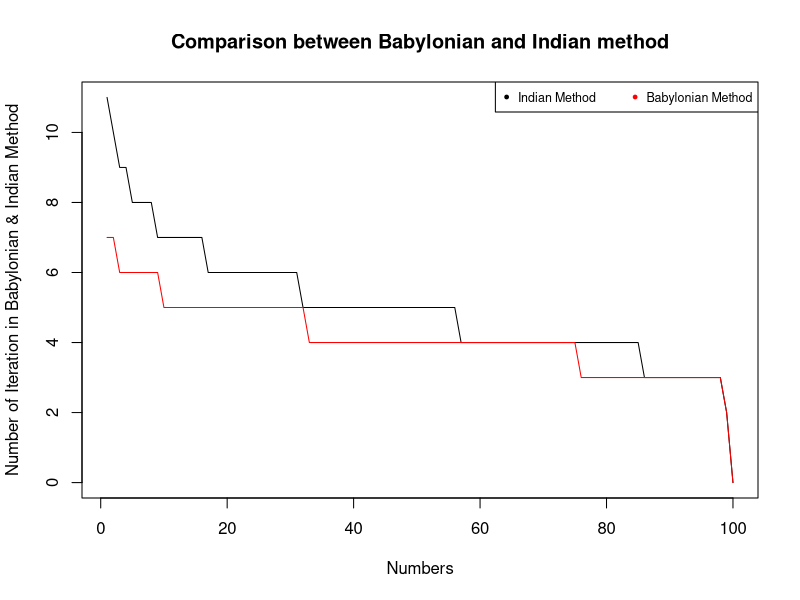

Write R code to recreate this figure.
#Author : Amit Nandi
#Dated : 23rd Oct, 2018
root<-function(x)
{
	epsilon<-1e-08 #conditon
	R<-c()
	R[1]<-10 #initial guess
	count<-0
	repeat       #operation using repeat function
	{
		R[2]=(R[1]+(x/R[1]))/2
		if(abs(R[2]-R[1])<epsilon)
			break
		else
			R[1]<-R[2]
		count<-count+1 
	}
	#cat("Root of the number\n",R[2]) #output
	#cat("\nNumber of iteration done:",count)
	return(count)

}


indian_root<-function(y)
{
	pi<- 1e-08 #condition
	N<-c()
	N[1]<-10 #initial guess
	A<-c()
	counter<-0
	repeat              #operation using 'repeat' function
	{
		A[1]<- (y-(N[1])^2)/(2*N[1])
		N[2]<- N[1]+A[1]+(A[1])^2/(2*(N[1]+A[1]))
		if(abs(N[2]-N[1])<pi)
			break
		else
			N[1]<-N[2]
		counter<-counter+1
	}
	#cat("\nRoot of the Number is: ",N[2]) #output
	#cat("\nNumber of iteration: ",counter)
	return(counter)
}
pdf('Comparison between Babylonian & Indian Method.pdf')
#Compare between babylonian method & Indian method
ind_iteration<-c()
baby_iteration<-c()
for(i in 1:100)
{
	ind_iteration[i]=indian_root(i)
	baby_iteration[i]=root(i)
}

plot(ind_iteration,type='l',ylab="Number of Iteration in Babylonian & Indian Method", xlab = "Numbers",main="Comparison between Babylonian and Indian method")
points(baby_iteration,type='l',col="red")

legend('topright',c("Indian Method","Babylonian Method"),pch=20,col=c("Black","Red"),bg="white",ncol=2,cex=0.75)

dev.off()
